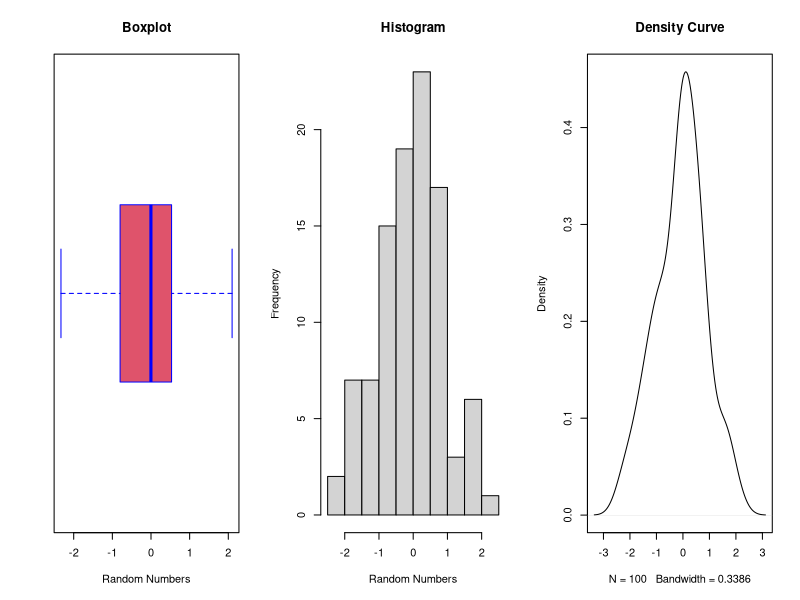

Reproduce this figure in R.
## ---- chunk 1
# If you can knit the html file successfully, do not change this R code chunk

# Otherwise, uncomment the two lines and install the packages.
# You only need to run the install.packages() commands once. 
# Then you can comment them out by adding `#` back at the beginning of each line

#install.packages("rmarkdown", repos="http://cran.rstudio.com/")
#install.packages("yaml", repos="http://cran.rstudio.com/")
## ---- chunk 2
# generate random normals
set.seed(167) # feel free to change 167 to your lucky number
x <- rnorm(100) # use <- for assignment instead of =
## ---- chunk 3
print("Hello World!")
## ---- chunk 4
# generate random normals
set.seed(167) # feel free to change 167 to your lucky number
x <- rnorm(100) # use <- for assignment instead of =
# print out the data or part of it
x
1:10
10:1
seq(from=1, to=10, by=2)
seq(10, 1)
x[1:10]
y <- c(2,4,7)
y
x[y]
length(x)
length(x[y])
## ---- chunk 5
x[4]
x[-4]
## ---- chunk 6
mean(x)
median(x)

var(x) # sample variance
sd(x) # sample standard deviation

n <- length(x)
sum((x-mean(x))^2)/n # population variance
mean(x^2)-(mean(x))^2 # population variance
var(x)*(n-1)/n # population variance
sd(x)^2*(n-1)/n # population variance

summary(x)
## ---- chunk 7
# INSERT_YOUR_ANSWER
min(x) # this will give the min value in x
max(x) # this will give the max value in x
## ---- chunk 8
sd(x) # sample standard deviation s

# calculate the population standard deviation
# INSERT_YOUR_ANSWER
sqrt(sum((x-mean(x))^2)/n)
## ---- chunk 9
par(mfrow=c(1,3)) # 1-by-3 layout
# subfigure #1
boxplot(x, horizontal=T, col=2, border="blue", xlab="Random Numbers", main="Boxplot")

# subfigure #2
hist(x, xlab="Random Numbers", main="Histogram")

# subfigure #3
plot(density(x), main="Density Curve")
